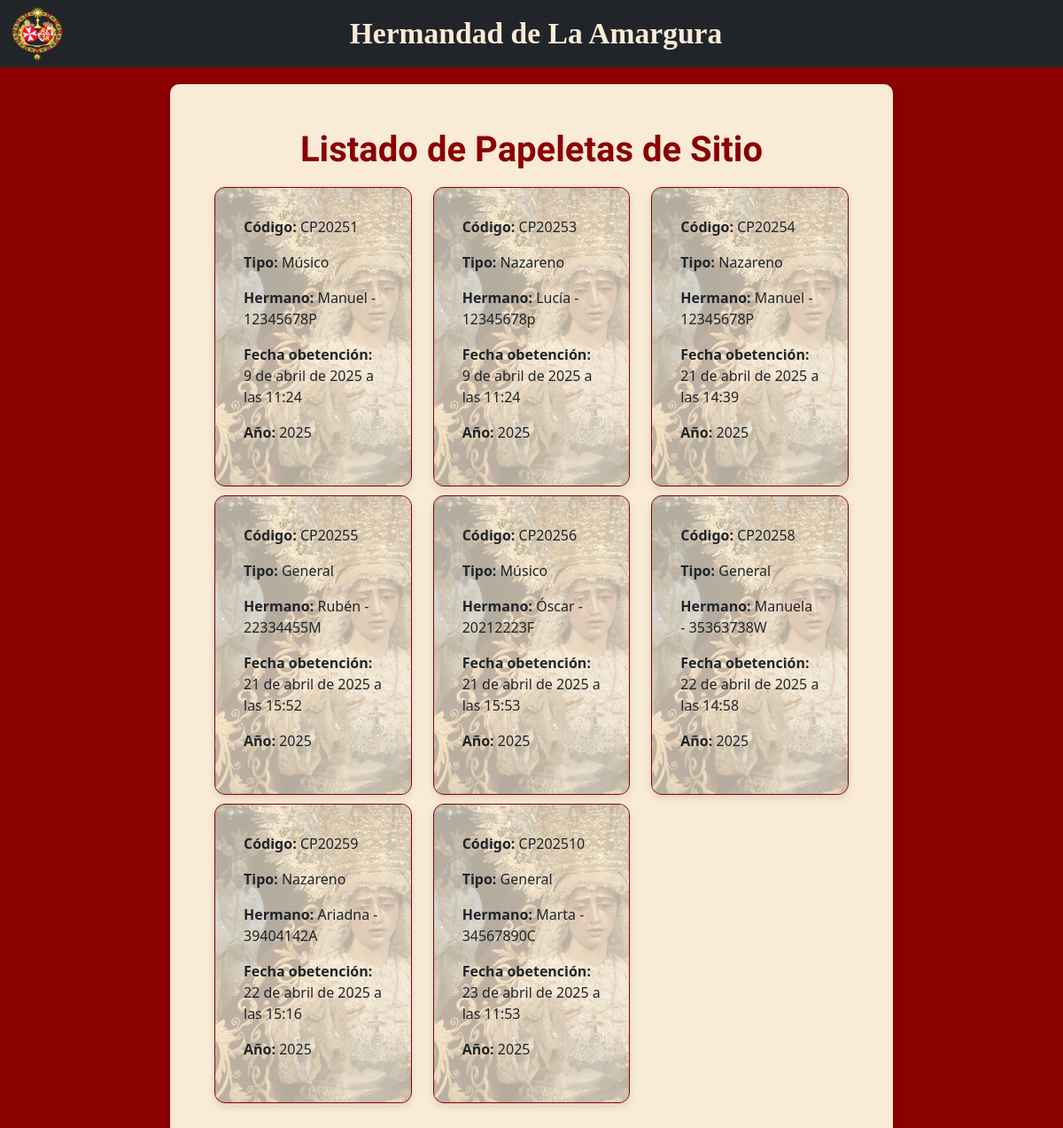
The page /listar_papeletas/ on the database as committed earlier.
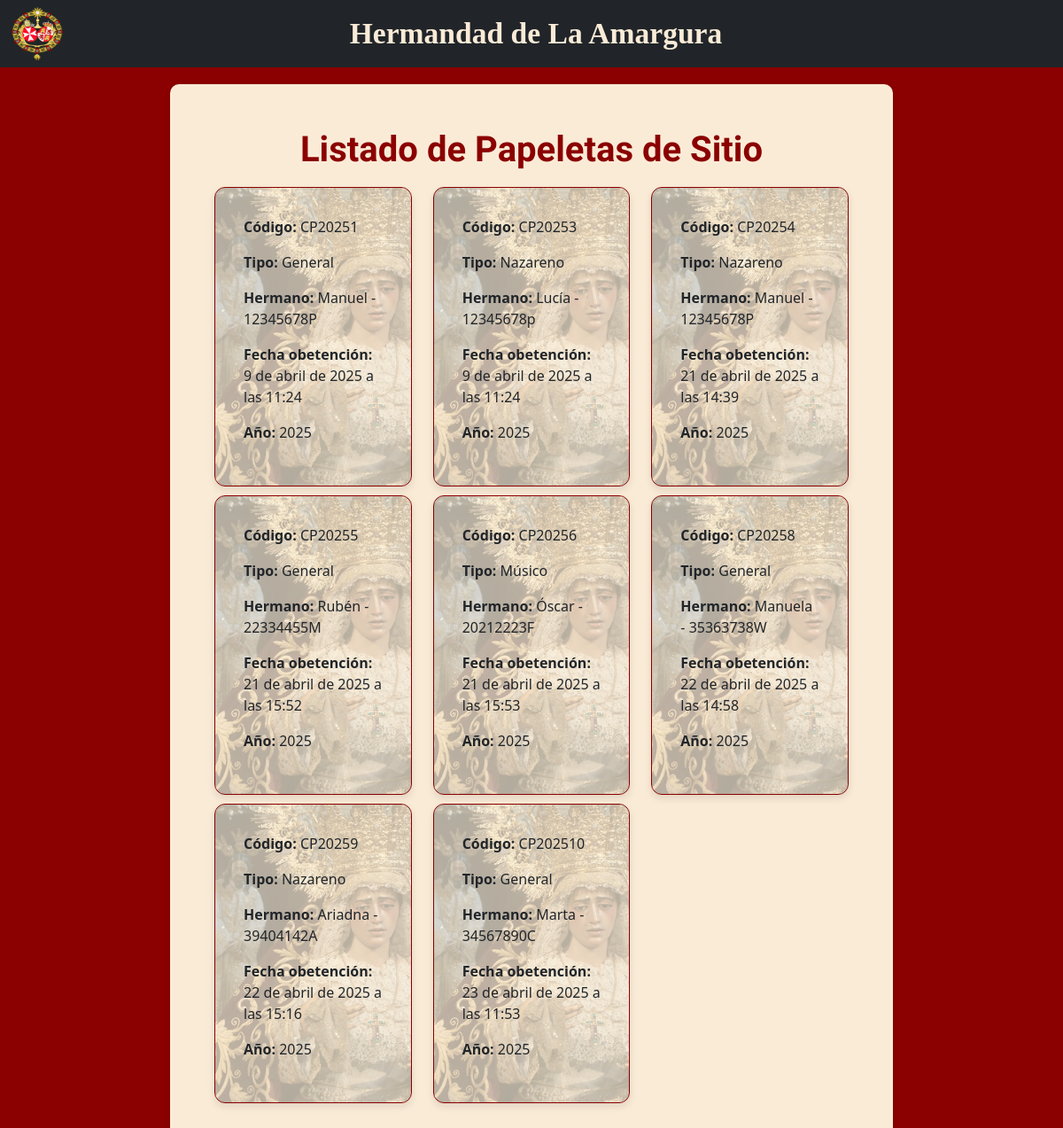
The same page on the database as committed later.
### hermandapp/models.py (models this page shows, shortened)
class PapeletaSitio(models.Model):
    codigo = models.CharField(max_length=15)
    fecha_obtencion = models.DateTimeField(default=timezone.now)
    anyo = models.IntegerField(default=anio_actual)
    tipo = models.CharField(
        max_length=50,
        choices=TipoPapeleta.choices,
        default=TipoPapeleta.GENERAL
    )
    hermano = models.ForeignKey(
        'Hermano',
        on_delete=models.DO_NOTHING,
        related_name='papeletas'
    )

class Hermano(models.Model):
    nombre = models.CharField(max_length=250)
    apellidos = models.CharField(max_length=250)
    dni = models.CharField(max_length=9)
    mail = models.EmailField()
    fecha_nacimiento = models.DateTimeField()
    telefono = models.CharField(max_length=15, null=True)

### hermandapp/views.py (the view)
# urls.py: path('listar_papeletas/', listar_papeletas, name='papeletas'),
def listar_papeletas(request):
    papeletas = PapeletaSitio.objects.all()
    return render(request, 'papeletas.html', {
        'papeletas': papeletas
    })

### templates/papeletas.html (shortened to what this page needs)
{% extends "base.html" %}
{% load bootstrap_icons %}
{% block content %}
    <h1>Listado de Papeletas de Sitio</h1>
    {% if papeletas %}
        <div class="papeletas-container">
            <div class="row">
                {% for papeleta in papeletas %}
                    <div class="col-md-4" style="padding-top: 10px;">
                        <div class="papeleta-card">
                            <div class="marca-agua"></div>
                            <div class="contenido">
                                <p>{% bs_icon 'upc' %}<strong>Código:</strong> {{ papeleta.codigo }}</p>
                                <p>{% bs_icon 'toggle-off' %}<strong>Tipo:</strong> {{ papeleta.get_tipo_display }}</p>
                                <p>{% bs_icon 'person' %}<strong>Hermano:</strong> {{ papeleta.hermano.nombre }}
                                    - {{ papeleta.hermano.dni }}</p>
                                <p>{% bs_icon 'clock' %}<strong>Fecha
                                    obetención:</strong> {{ papeleta.fecha_obtencion }}</p>
                                <p>{% bs_icon 'calendar' %}<strong>Año:</strong> {{ papeleta.anyo }}</p>
                            </div>
                        </div>
                    </div>
                    <br>
                {% endfor %}
            </div>
        </div>
    {% else %}
        <p>No hay papeletas de sitio registradas.</p>
    {% endif %}
    <br>
{% endblock %}

Rows that differ between the two databases and show on the page:
changed PapeletaSitio "CP20251": tipo "Músico" → "General"
